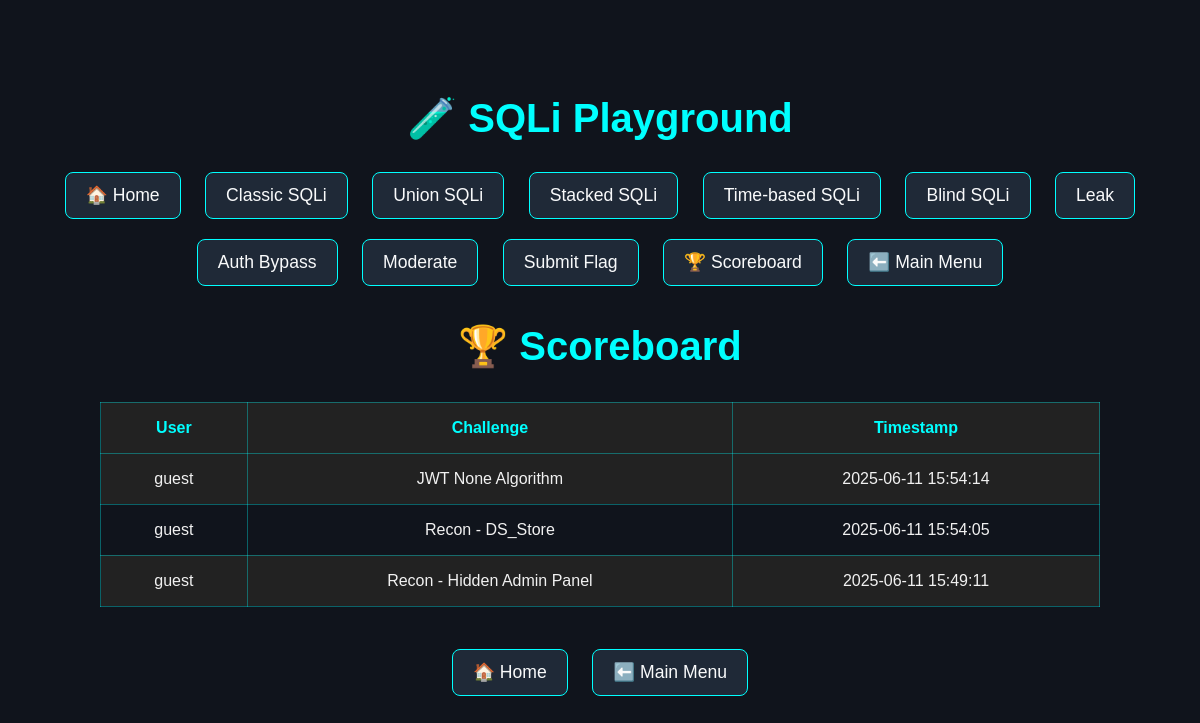
The app's page /scoreboard with its own data.
### tables this page shows
CREATE TABLE submissions (
    id INTEGER PRIMARY KEY AUTOINCREMENT,
    username TEXT,
    flag_value TEXT,
    challenge_name TEXT,
    stars INTEGER DEFAULT 1,
    timestamp DATETIME DEFAULT CURRENT_TIMESTAMP
);

### app.py (the view)
@app.route('/scoreboard')
def scoreboard():
    cur = get_db().cursor()
    cur.execute("SELECT username, challenge_name, timestamp FROM submissions ORDER BY timestamp DESC")
    rows = cur.fetchall()
    return render_template('scoreboard.html', rows=rows)

### app.py (called while the page is built)
def get_db():
    db = getattr(g, '_database', None)
    if db is None:
        db = g._database = sqlite3.connect(DATABASE)
    return db

@app.teardown_appcontext
def close_connection(exception):
    db = getattr(g, '_database', None)
    if db is not None:
        db.close()

### templates/scoreboard.html
{% include 'index.html' %}
</head>
<body>
  <h1>🏆 Scoreboard</h1>
  <table>
    <tr><th>User</th><th>Challenge</th><th>Timestamp</th></tr>
    {% for user, challenge, timestamp in rows %}
    <tr><td>{{ user }}</td><td>{{ challenge }}</td><td>{{ timestamp }}</td></tr>
    {% endfor %}
  </table>
  <a class="btn" href="/home">🏠 Home</a>
  <a class="btn" href="http://localhost:8080">⬅️ Main Menu</a>
</body>
</html>

### templates/index.html (shortened to what this page needs)
<!DOCTYPE html>
<html lang="en">
<head>
</head>
<body>
  <h1>🧪 SQLi Playground</h1>
  <a class="btn" href="/home">🏠 Home</a>
  <a class="btn" href="/classic">Classic SQLi</a>
  <a class="btn" href="/union">Union SQLi</a>
  <a class="btn" href="/stacked">Stacked SQLi</a>
  <a class="btn" href="/time">Time-based SQLi</a>
  <a class="btn" href="/blind">Blind SQLi</a>
  <a class="btn" href="/leak">Leak</a>
  <a class="btn" href="/auth">Auth Bypass</a>
  <a class="btn" href="/moderate">Moderate</a>
  <a class="btn" href="/submit_flag">Submit Flag</a>
  <a class="btn" href="/scoreboard">🏆 Scoreboard</a>
  <a class="btn" href="http://localhost:8080">⬅️ Main Menu</a>
</body>
</html>

### templates/index.html (style rules this page uses)
body { background: #111; color: #eee; font-family: "Segoe UI", Tahoma, Geneva, Verdana, sans-serif; text-align: center; padding: 2rem; }
h1 { color: #0ff; margin-bottom: 1rem; }
table { margin: 2rem auto; border-collapse: collapse; width: 90%; max-width: 1000px; }
th, td { padding: 1rem; border: 1px solid #0ff5; }
th { background: #222; color: #0ff; }
tr:nth-child(even) { background: #222; }
a { background: #222; color: #0ff; border: 1px solid #0ff; padding: 1rem; text-decoration: none; border-radius: 8px; transition: all 0.2s ease; }
body { font-family: Arial, sans-serif; background: #10141c; color: #f1f1f1; text-align: center; padding-top: 60px; }
h1 { font-size: 2.5em; margin-bottom: 20px; }
.btn { display: inline-block; background: #1f2937; color: #f9fafb; padding: 12px 20px; margin: 10px; border-radius: 8px; text-decoration: none; font-size: 1.1em; }

### records on screen
submissions: username "guest", challenge_name "JWT None Algorithm", timestamp "2025-06-11 15:54:14"
submissions: username "guest", challenge_name "Recon - DS_Store", timestamp "2025-06-11 15:54:05"
submissions: username "guest", challenge_name "Recon - Hidden Admin Panel", timestamp "2025-06-11 15:49:11"
